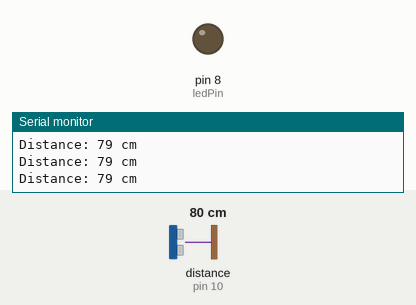
Recording of a sketch running on a simulated Arduino Uno, built with avr-gcc and run on an emulated ATmega328P. On the bench: output pins drawn as LEDs (lit = HIGH), the last lines printed to the serial monitor. Wiring (inferred from the names in the program): ultrasonic range finder: trigger pin 9; echo pin 10. The inputs (shaded band) are chosen by the test bench; at power-on: distance to the obstacle (sensor on pin 10) 80 cm. The echo pulse lasts 58.3 µs per cm; pins used as bus, display or sensor lines are not drawn.

Above: at 1.2 s.
1.3 s: distance to the obstacle (sensor on pin 10) set to 17 cm
2.8 s: distance to the obstacle (sensor on pin 10) set to 13 cm
At 4.2 s:
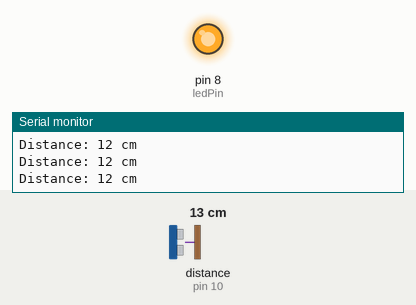
4.5 s: distance to the obstacle (sensor on pin 10) set to 18 cm
At 5.7 s:
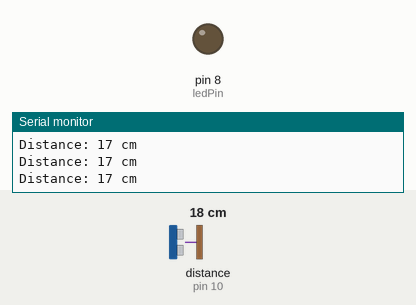
6.0 s: distance to the obstacle (sensor on pin 10) set to 2 cm
At 7.3 s:
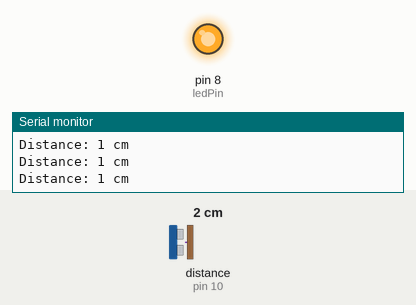
Timing chart, 0 to 8.5 s (numbered marks = the images above; inputs shaded):
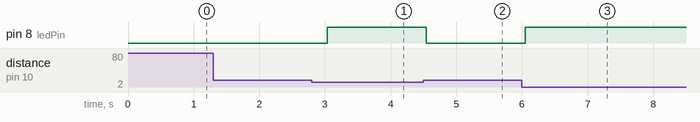

Measured:
- the behaviour switches between 16 and 15 cm on distance to the obstacle (sensor on pin 10) (found by bisection; images 0 and 1)
- after the input at 2.8 s, pin 8 (ledPin): LOW → HIGH after 0.24 s
- after the input at 4.5 s, pin 8 (ledPin): HIGH → LOW after 0.05 s
- after the input at 6.0 s, pin 8 (ledPin): LOW → HIGH after 0.05 s

The sketch:

distance_measuring.ino
```cpp
#define trigPin 9
#define echoPin 10
#define ledPin 8

void setup() {

  Serial.begin(9600);

  pinMode(trigPin, OUTPUT);
  pinMode(echoPin, INPUT);
  pinMode(ledPin, OUTPUT);
}

void loop() {

  long duration;
  int distance;

  digitalWrite(trigPin, LOW);
  delayMicroseconds(2);

  digitalWrite(trigPin, HIGH);
  delayMicroseconds(10);

  digitalWrite(trigPin, LOW);

  duration = pulseIn(echoPin, HIGH);

  distance = duration * 0.034 / 2;

  Serial.print("Distance: ");
  Serial.print(distance);
  Serial.println(" cm");

  if(distance < 15) {
    digitalWrite(ledPin, HIGH);
  }
  else {
    digitalWrite(ledPin, LOW);
  }

  delay(300);
}
```
